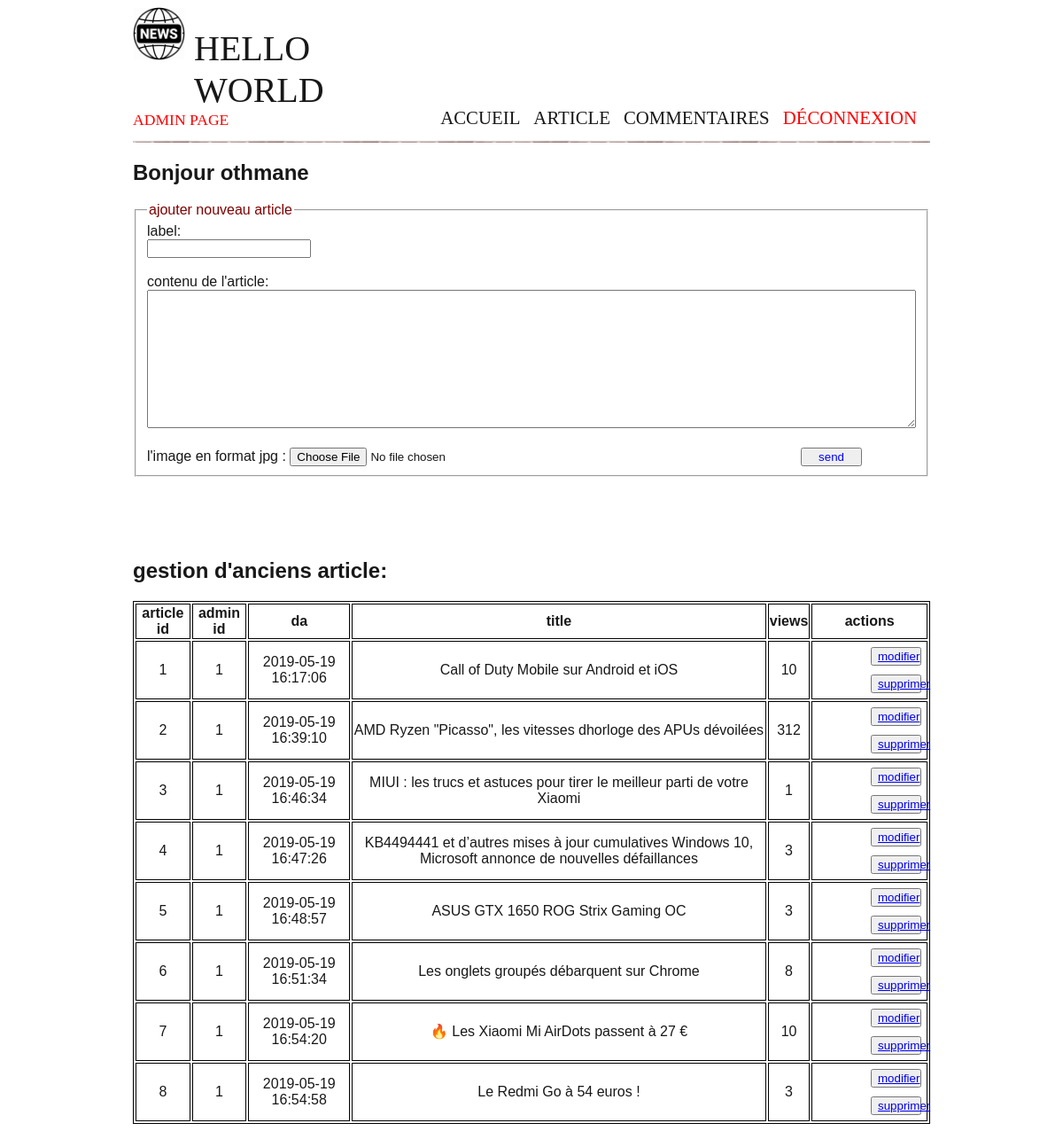
The page /admin/post.php (signed in) on the database its author committed.
### tables this page shows
CREATE TABLE IF NOT EXISTS `article` (
  `id_article` int(11) NOT NULL AUTO_INCREMENT,
  `contenu` text NOT NULL,
  `id_admin` int(11) NOT NULL,
  `da` datetime NOT NULL DEFAULT CURRENT_TIMESTAMP,
  `label` text NOT NULL,
  `views` int(11) NOT NULL DEFAULT '0',
  PRIMARY KEY (`id_article`),
  KEY `article_fk0` (`id_admin`)
);

### admin/post.php (the view, shortened to what this page needs)
<!DOCTYPE html>
<html>
<head>
	<link rel="stylesheet" type="text/css" href="../css/admin.css">
</head>
<body>
	<?php session_start();
	$servername = "localhost";
            $username = "root";
            $password = "";
            $conn = new mysqli($servername, $username, $password,'news');
		?>
	<div style="width: 900px;margin: auto;">
	<h2>Bonjour <?php echo $_SESSION['name']; ?></h2>
		<fieldset class="feild">
		<legend style="color: maroon">ajouter nouveau article</legend>
		<form method="post" enctype="multipart/form-data">
			label:<br><input type="text" name="label"><br><br>
			contenu de l'article: <br><textarea style="width: 100%;box-sizing: border-box;resize: vertical;" rows="10"  name="contenu"></textarea>
			<br><br>
			l'image en format jpg :    <input type="file" name="img" id="img">
			<input type="submit" name="submit" value="send" style="float: right;margin-right: 7%; width:8%; color: blue;">
		</form>
	</fieldset>
	<br><br>
	<br><br>
	<h2>gestion d'anciens article:</h2>
	<div class="vue">
	<?php
	$sql = "SELECT id_article,id_admin,contenu,da,label,views FROM article";
	$result = $conn->query($sql);
     echo "<table>
				<tr>
					<th>article id</th>
					<th>admin id</th>
					<th>da</th>
					<th>title</th>
					<th>views</th>
					<th>actions</th>
				</tr>";
     while ( $art = mysqli_fetch_assoc($result)){
     	echo "<tr>
					<td>".$art['id_article']."</td>
					<td>".$art['id_admin']."</td>
					<td>".$art['da']."</td>
					<td>".$art['label']."</td>
					<td>".$art['views']."</td>
					<td>
						<button style='margin:5px;width:45%;'><a href='modify.php?id=" . $art['id_article'] . "'>modifier</a></button>
						<button style='margin:5px;width:45%;'><a href='delete.php?id=". $art['id_article'] . "'>supprimer</a></button>
					</td>
				</tr>";
     }
	 ?>
	</div>
	</div>
</body>
</html>

### css/admin.css (style rules this page uses)
body { font-family: 'Trebuchet MS', Arial, sans-serif; color: #181818; }
section h1, footer h1, nav a { font-family: Dayrom, serif; font-weight: normal; text-transform: uppercase; }
header { background: url('../images/separateur.png') repeat-x bottom; display: flex; justify-content: space-between; align-items: flex-end; }
#titre_principal { display: flex; flex-direction: column; }
#logo { display: flex; flex-direction: row; align-items: baseline; }
#logo img { width: 59px; height: 60px; }
header h1 { font-family: 'BallparkWeiner', serif; font-size: 2.5em; font-weight: normal; margin: 0 0 0 10px; }
header h2 { font-family: Dayrom, serif; font-size: 1.1em; margin-top: 0px; font-weight: normal; }
table, th, td { border: 1px solid black; }
table { width: 100%; text-align: center; }
nav ul { list-style-type: none; display: flex; }
nav li { margin-right: 15px; }
nav a { font-size: 1.3em; color: #181818; padding-bottom: 3px; text-decoration: none; }
button { float:right; }

### rows shown on the page
article: id_article "1", id_admin "1", da "2019-05-19 16:17:06", label "Call of Duty Mobile sur Android et iOS", views "10"
article: id_article "2", id_admin "1", da "2019-05-19 16:39:10", label "AMD Ryzen \"Picasso\", les vitesses dhorloge des APUs dévoilées", views "312"
article: id_article "3", id_admin "1", da "2019-05-19 16:46:34", label "MIUI : les trucs et astuces pour tirer le meilleur parti de votre Xiaomi", views "1"
article: id_article "4", id_admin "1", da "2019-05-19 16:47:26", label "KB4494441 et d’autres mises à jour cumulatives Windows 10, Microsoft annonce de nouvelles défaillances", views "3"
article: id_article "5", id_admin "1", da "2019-05-19 16:48:57", label "ASUS GTX 1650 ROG Strix Gaming OC", views "3"
article: id_article "6", id_admin "1", da "2019-05-19 16:51:34", label "Les onglets groupés débarquent sur Chrome", views "8"
article: id_article "7", id_admin "1", da "2019-05-19 16:54:20", label "🔥 Les Xiaomi Mi AirDots passent à 27 €", views "10"
article: id_article "8", id_admin "1", da "2019-05-19 16:54:58", label "Le Redmi Go à 54 euros !", views "3"

### other values the page prints
$_SESSION['name'] "othmane"
